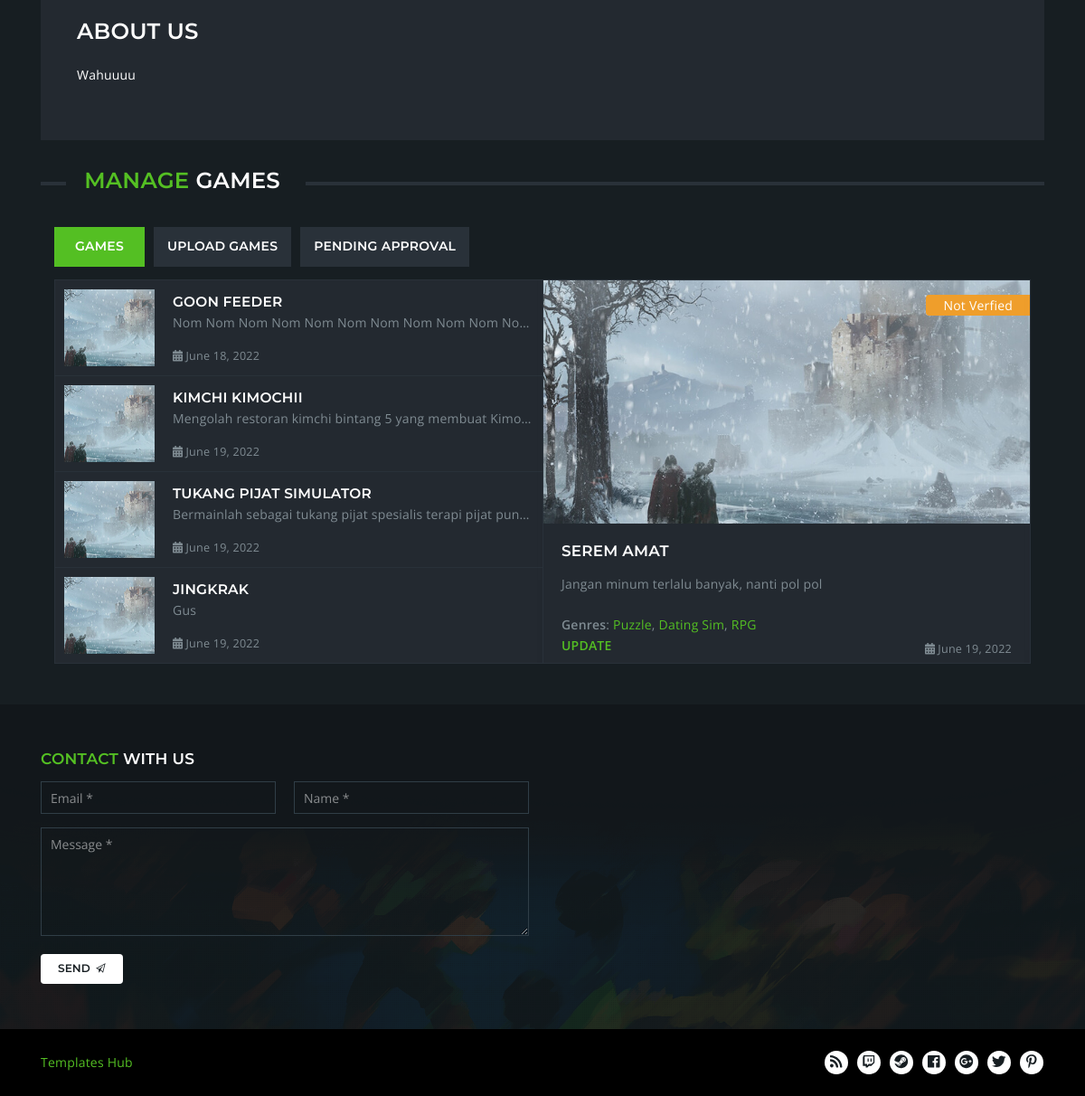
The page /dashboard/ (signed in, lower part) on the database as committed earlier.
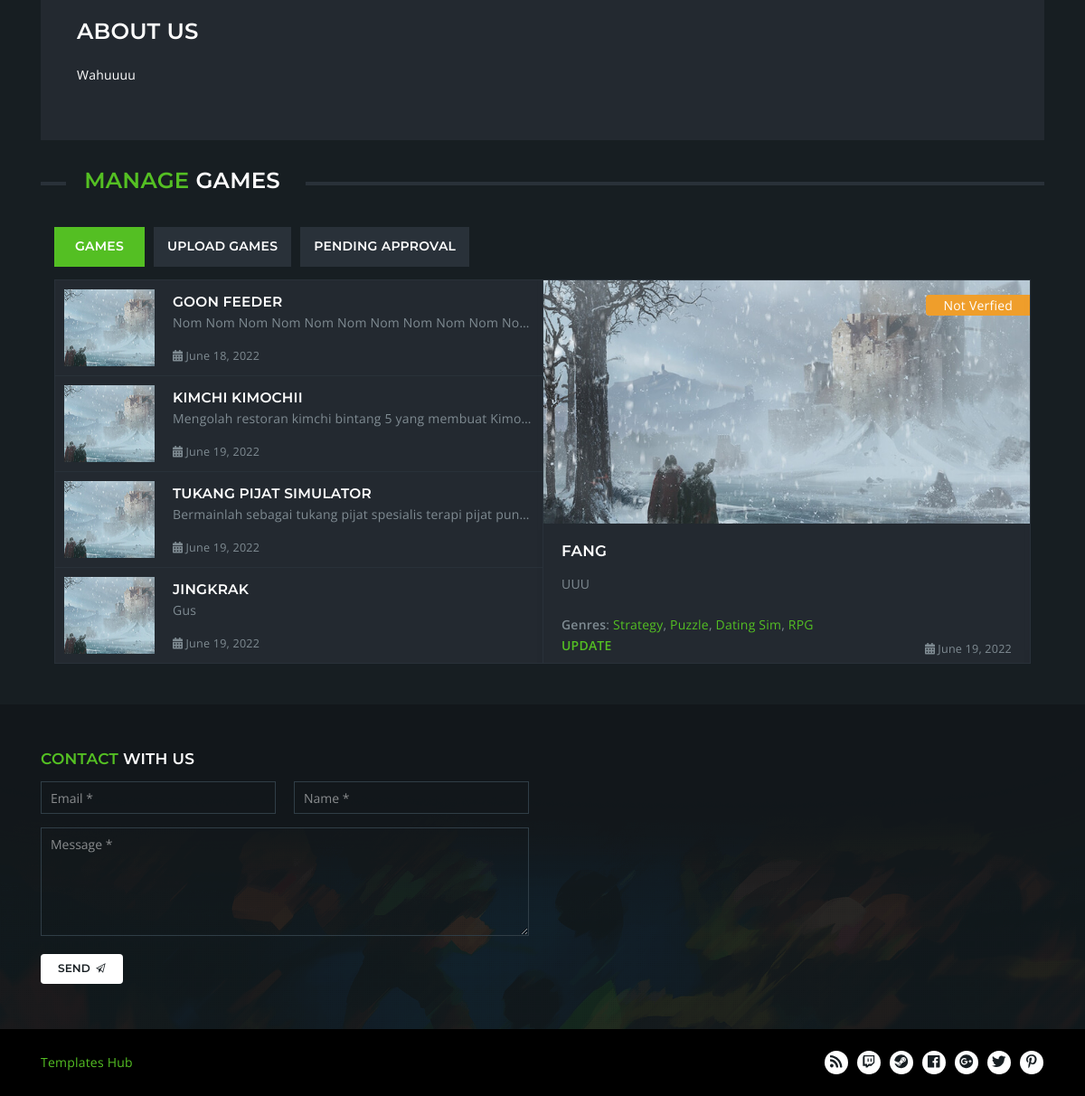
The same page on the database as committed later.
### base/models.py (models this page shows, shortened)
class Profile(models.Model):
    full_name = models.CharField(max_length=200, blank=True)
    profile_pic = models.ImageField(null=True, default='default-avatar.jpg')
    description = models.TextField(null=True, blank=True)
    user = models.OneToOneField(User, on_delete=models.CASCADE, blank=True)
    birth_date = models.DateField(null=True)

class Game(models.Model):
    name = models.CharField(max_length=200)
    description = models.TextField(null=True)
    genres = models.ManyToManyField(Genre, related_name='genres', blank=True)
    devUser = models.ForeignKey(User, on_delete=models.CASCADE, blank=True, null=True)
    publisher = models.CharField(max_length=200)
    price = models.FloatField(null=True)
    verified = models.BooleanField(default=False)
    updated = models.DateTimeField(auto_now=True)
    created = models.DateTimeField(auto_now_add=True)

class Genre(models.Model):
    name = models.CharField(max_length=200)
    def __str__(self):
        return self.name

### base/decorators.py (the view)
        def wrapper_func(request, *args, **kwargs):
            group = None
            if request.user.groups.exists():
                group = request.user.groups.all()
            if any(x.name in allowed_roles for x in group):
                return view_func(request, *args, **kwargs)
            else:
                return redirect('store')

### base/addsFunctions.py (called while the page is built)
def pageHeader(request, page):
    user = request.user
    userGroups = [x.name for x in user.groups.all()] if user.groups != None else None
    crumbs = (request.path).split('/')[1:-1]
    extraContext = {'curUser': user,
                    'userGroups': userGroups,
                    'crumbs': crumbs,
                    'page': page}
    return extraContext

### base/views.py (called while the page is built, shortened)
@login_required(login_url='/login')
@allowed_users(['developer'])
def devDashboard(request):
    extraContext = pageHeader(request, 'dashboard')
    user = extraContext['curUser']
    profile = Profile.objects.get(user=user)
    games = Game.objects.filter (devUser=user)
    form = GameForm()
    genres = Genre.objects.all()
    context = { 'form': form,
                'profile': profile,
                'games': games,
                'genres': genres} | extraContext
    return render(request=request, template_name='base/dashboard-dev.html', context=context)

### base/templates/base/dashboard-dev.html (shortened to what this page needs)
{% extends 'main.html' %}
{% load static %}
{% block content %}
<main class="nk-main">
  <div class="container">
    <div class="row vertical-gap">
      <div class="col-lg-12">
        <div class="nk-box-2 bg-dark-2">
          <div>
            <h3>About Us</h3>
            <p class="text-white">{{profile.description}}</p>
          </div>
        </div>
      </div>
    </div>
    <div class="nk-gap-2"></div>
    <h3 class="nk-decorated-h-2"><span><span class="text-main-1">Manage</span> Games</span></h3>
    <div class="nk-gap"></div>
    <div class="container">
      <div class="nk-tabs">
        <ul class="nav nav-tabs" role="tablist">
          <li class="nav-item">
            <a class="nav-link active" href="#tabs-1-1" role="tab" data-toggle="tab">Games</a>
          </li>
          <li class="nav-item">
            <a class="nav-link" href="#tabs-1-2" role="tab" data-toggle="tab">Upload Games</a>
          </li>
          <li class="nav-item">
            <a class="nav-link" href="#tabs-1-3" role="tab" data-toggle="tab">Pending Approval</a>
          </li>
        </ul>
        <div class="tab-content">
          <div role="tabpanel" class="tab-pane fade show active" id="tabs-1-1">
            <div class="nk-gap"></div>
            <div class="nk-news-box">
              <div class="nk-news-box-list">
								<div class="nano has-scrollbar">
									<div class="nano-content">
										{% for game in games %}
										<div class="nk-news-box-item nk-news-box-item-active">
											<div class="nk-news-box-item-img">
												<img src="{% static 'assets/images/post-1-sm.jpg' %}" alt="Smell magic in the air. Or maybe barbecue">
											</div>
											<h3 class="nk-news-box-item-title"><a href="{% url 'store-product' game.id %}" class="text-white">{{game.name}}</a></h3>
											<span class="nk-news-box-item-categories">
											{% if game.verified %}
											<span class="bg-main-1">Verified</span>
											{% else %}
											<span class="bg-main-6">Not Verfied</span>
											{% endif %}
											</span>
											<div class="nk-news-box-item-text">
												<div>
													<p>{{game.description}}</p>
													<strong>Genres</strong>: <a href="#">{{game.genres.first}}</a>{% for genre in game.genres.all|slice:"1:" %}, <a href="#">{{genre.name}}</a>{% endfor %}
												</div>
											</div>
											<div class="nk-news-box-item-date"><span class="fa fa-calendar"></span> {{game.created|date:"F d, Y"}}</div>
										</div>
										{% endfor %}
									</div>
								</div>
              </div>
              <div class="nk-news-box-each-info">
                <div class="nano">
                  <div class="nano-content">
                    <div class="nk-news-box-item-image">
                      <img src="{% static 'assets/images/post-1.jpg' %}" alt="">
                      <span class="nk-news-box-item-categories">
                      </span>
                    </div>
                    <h3 class="nk-news-box-item-title">Smell magic in the air. Or maybe barbecue</h3>
                    <div class="nk-news-box-item-text">
                    </div>
                    <a href="blog-article.html" class="nk-news-box-item-more">Update</a>
                    <div class="nk-news-box-item-date">
                    </div>
                  </div>
                </div>
              </div>
            </div>
            <div class="nk-gap"></div>
          </div>
        </div>
      </div>
    </div>
  </div>
</main>
{% endblock content %}

### templates/main.html (shortened to what this page needs)
<!DOCTYPE html>
{% load static %}
<html lang="en">
    <head>
        <link rel="stylesheet" href="{% static 'assets/vendor/bootstrap/dist/css/bootstrap.min.css' %}">
        <link rel="stylesheet" href="{% static 'assets/vendor/ionicons/css/ionicons.min.css' %}">
        <link rel="stylesheet" href="{% static 'assets/vendor/flickity/dist/flickity.min.css' %}">
        <link rel="stylesheet" type="text/css" href="{% static 'assets/vendor/photoswipe/dist/photoswipe.css' %}">
        <link rel="stylesheet" type="text/css" href="{% static 'assets/vendor/photoswipe/dist/default-skin/default-skin.css' %}">
        <link rel="stylesheet" href="{% static 'assets/vendor/bootstrap-slider/dist/css/bootstrap-slider.min.css' %}">
        <link rel="stylesheet" type="text/css" href="{% static 'assets/vendor/summernote/dist/summernote-bs4.css' %}">
        <link rel="stylesheet" href="{% static 'assets/css/goodgames.css' %}">
        <link rel="stylesheet" href="{% static 'assets/css/mysheet.css' %}">
    </head>
    <body>
        {% block content %}
        {% endblock content %}
        <div class="nk-gap-2"></div>
        {% include 'footer.html' %}
        <img class="nk-page-background-bottom" src="{% static 'assets/images/bg-bottom.png' %}" alt="">
    </body>
</html>

### templates/navbar.html (shortened to what this page needs)
{% load static %}

### base/templates/base/breadcrumbs_component.html (shortened to what this page needs)
{% load static %}

### templates/footer.html (shortened to what this page needs)
{% load static %}
<footer class="nk-footer">
  <div class="container">
    <div class="nk-gap-3"></div>
    <div class="row vertical-gap">
      <div class="col-md-6">
        <div class="nk-widget">
          <h4 class="nk-widget-title"><span class="text-main-1">Contact</span> With Us</h4>
          <div class="nk-widget-content">
            <form action="php/ajax-contact-form.php" class="nk-form nk-form-ajax" novalidate="novalidate">
              <div class="row vertical-gap sm-gap">
                <div class="col-md-6">
                  <input type="email" class="form-control required" name="email" placeholder="Email *">
                </div>
                <div class="col-md-6">
                  <input type="text" class="form-control required" name="name" placeholder="Name *">
                </div>
              </div>
              <div class="nk-gap"></div>
              <textarea class="form-control required" name="message" rows="5" placeholder="Message *"></textarea>
              <div class="nk-gap-1"></div>
              <button class="nk-btn nk-btn-rounded nk-btn-color-white">
              <span>Send</span>
              <span class="icon"><i class="ion-paper-airplane"></i></span>
              </button>
            </form>
          </div>
        </div>
      </div>
      <div class="col-md-6">
      </div>
    </div>
    <div class="nk-gap-3"></div>
  </div>
  <div class="nk-copyright">
    <div class="container">
      <div class="nk-copyright-left">
        <a target="_blank" href="https://www.templateshub.net">Templates Hub</a>
      </div>
      <div class="nk-copyright-right">
        <ul class="nk-social-links-2">
          <li>
            <a class="nk-social-rss" href="#">
            </a>
          </li>
          <li>
            <a class="nk-social-twitch" href="#">
            </a>
          </li>
          <li>
            <a class="nk-social-steam" href="#">
            </a>
          </li>
          <li>
            <a class="nk-social-facebook" href="#">
            </a>
          </li>
          <li>
            <a class="nk-social-google-plus" href="#">
            </a>
          </li>
          <li>
            <a class="nk-social-twitter" href="#" target="_blank">
            </a>
          </li>
          <li>
            <a class="nk-social-pinterest" href="#">
            </a>
          </li>
        </ul>
      </div>
    </div>
  </div>
</footer>

Rows that differ between the two databases and show on the page:
no longer on this page (row unchanged): Game: name "SEREM AMAT", verified "Not Verfied", description "Jangan minum terlalu banyak, nanti pol pol", genres.first "Puzzle", created "June 19, 2022", Genre (name "Dating Sim"), Genre (name "RPG")
added Game: name "FANG", verified "Not Verfied", description "UUU", genres.first "Strategy", created "June 19, 2022", Genre (name "Dating Sim"), Genre (name "RPG")
now on this page (row unchanged): Genre: name "Puzzle", shown under "FANG"
